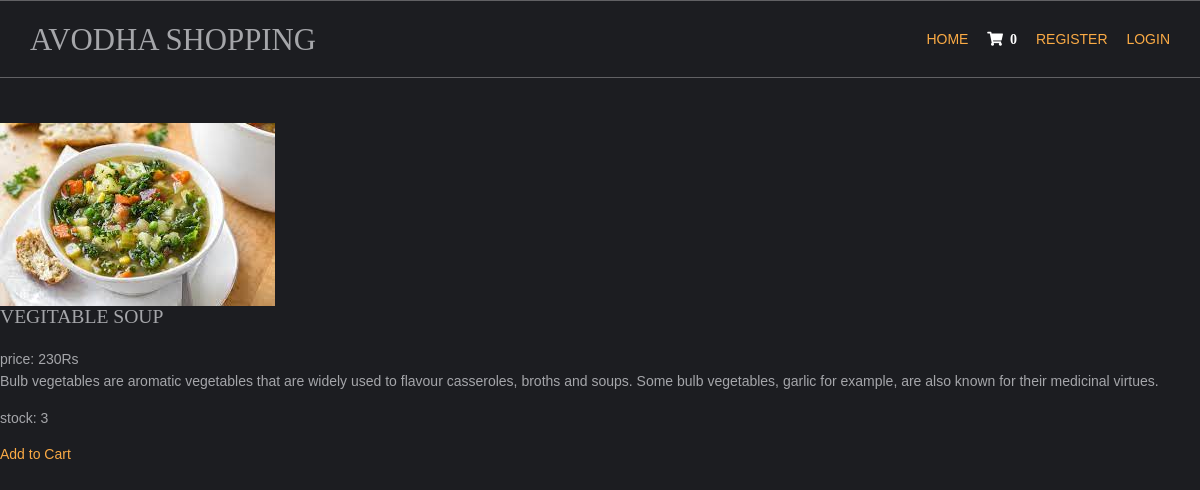
Screenshot of /vegitables-recipies/vegitable-soup with the database file from the repository.
### shop/models.py (models this page shows, shortened)
class products(models.Model):
    name=models.CharField(max_length=150, unique=True)
    slug=models.SlugField(max_length=250, unique=True)
    img=models.ImageField(upload_to='product')
    desc=models.TextField()
    stock=models.IntegerField()
    available=models.BooleanField()
    price=models.IntegerField()
    category=models.ForeignKey(categ,on_delete=models.CASCADE)

### shop/views.py (the view)
# urls.py: path('<slug:c_slug>/<slug:product_slug>',views.prodDetails,name='details'),
def prodDetails(request,c_slug,product_slug):
    try:
        prod=products.objects.get(category__slug=c_slug,slug=product_slug)
    except Exception as e:
        raise e
    return render(request,'item.html',{'pr':prod})

### cart/context_processor.py (called while the page is built)
def count(request):
    item_count=0
    if 'admin' in request.path:
        return {}
    else:
        try:
            ct=cartlist.objects.filter(cart_id=c_id(request))
            cti=item.objects.all().filter(cart=ct[:1])
            for c in cti:
                item_count+=c.quan
        except cartlist.DoesNotExist:
            item_count=0
        return dict(itc=item_count)

### cart/views.py (called while the page is built)
def c_id(request):
    ct_id=request.session.session_key
    if not ct_id:
        ct_id=request.session.create()
    return ct_id

### templates/item.html (shortened to what this page needs)
{% extends 'base.html' %}
{% load static %}
{% block content %}
<html>
<head>
    <link href="{% static 'pr/fontawesome/css/all.min.css' %} rel="stylesheet" />
    <link href="{% static 'pr/css/templatemo-comparto.css' %} rel="stylesheet" />
</head>
<body>
<br><br>
        <section class="tm-mb-1" id="about">
            <div class="tm-row tm-about-row">
                <div class="tm-section-1-l">
                    <img src="{{pr.img.url}}" alt="About image" class="tm-img-responsive">
                </div>
                <article class="tm-section-1-r tm-bg-color-8">
                    <h2 class="tm-mb-2 tm-title-color">{{pr.name}}</h2>
                    <p>price: {{pr.price}}Rs<br>{{pr.desc}}</p>
                    <p>stock: {{pr.stock}}</p>
{% if pr.stock <= 0 %}
<h1 style="color:red">sorry.No stock left</h1>
                {% else %}
                    <a href="{% url 'addcart' pr.id %}" class="tm-btn tm-btn-1 tm-link-to-services">Add to Cart</a>
{% endif %}
                </article>
            </div>
        </section>
</body>
</html>
{% endblock %}

### static/hm/layout/styles/layout.css (style rules this page uses)
*, *::before, *::after { transition:all .3s ease-in-out; }
body { color:#A5A6AA; background-color:#1C1D21; }
a { color:#FBAB45; }

### static/hm/layout/styles/framework.css (style rules this page uses)
html { overflow-y:scroll; overflow-x:hidden; }
html, body { margin:0; padding:0; font-size:14px; line-height:1.6em; }
*, *::before, *::after { box-sizing:border-box; }
a { outline:none; text-decoration:none; }
img { width:auto; max-width:100%; height:auto; margin:0; padding:0; border:none; line-height:normal; vertical-align:middle; }
body, input, textarea, select { font-family:Verdana, Geneva, sans-serif; }
h1, h2, h3, h4, h5, h6, .heading { font-family:Georgia, "Times New Roman", Times, serif; }
::placeholder { opacity:1; }
h1, h2, h3, h4, h5, h6, .heading { margin:0 0 20px 0; font-size:1.4rem; line-height:normal; font-weight:normal; text-transform:uppercase; }
address, article, aside, figcaption, figure, footer, header, main, nav, section { display:block; margin:0; padding:0; }

### rows the page displays
products: img (picture), name "VEGITABLE SOUP", price "230", desc "Bulb vegetables are aromatic vegetables that are widely used to flavour casseroles, broths and soups. Some bulb vegetables, garlic for example, are also known for their medicinal virtues.", stock "3"

### other values shown
{{ itc }} "0"
